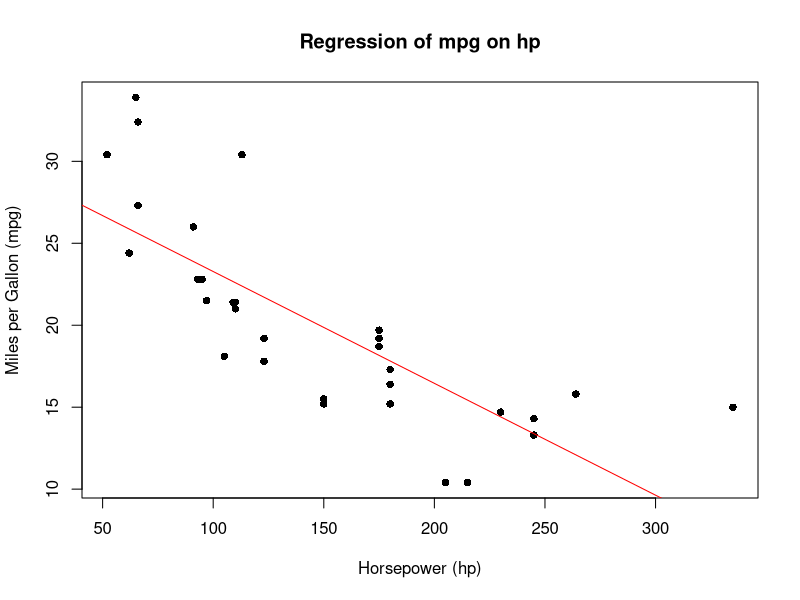
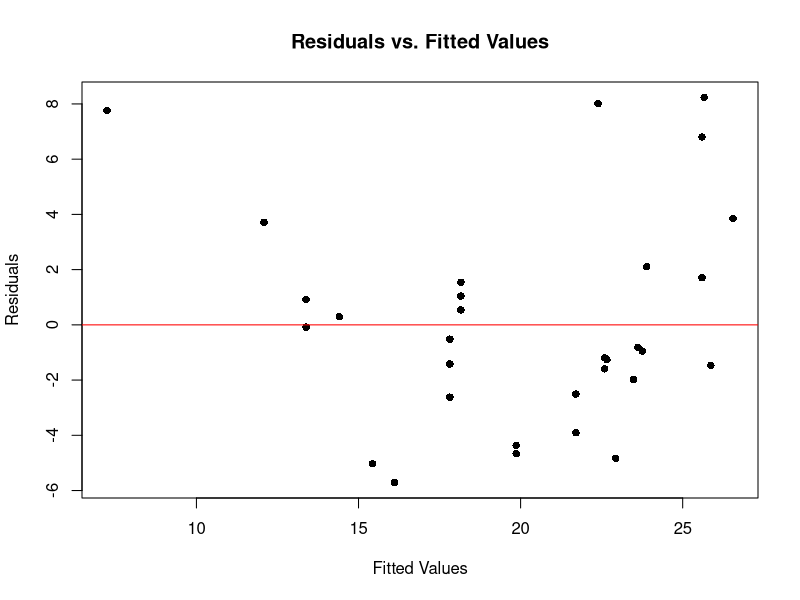
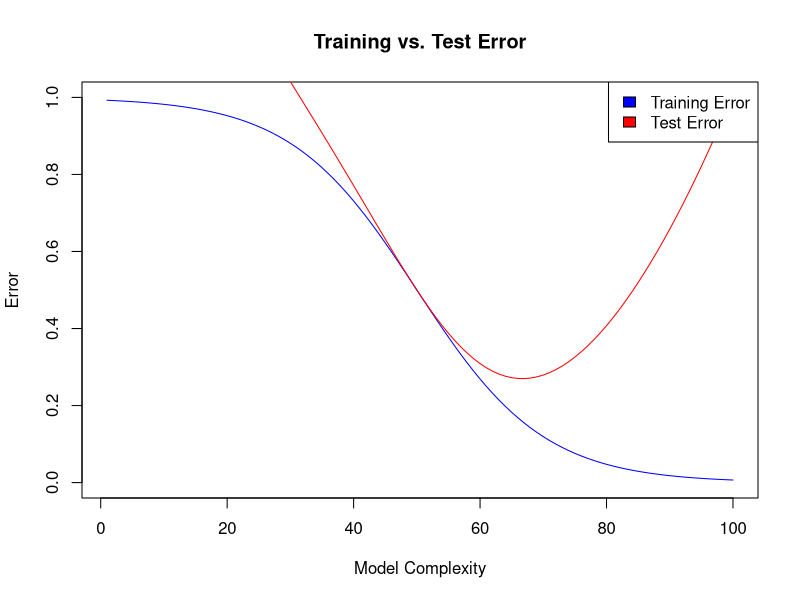
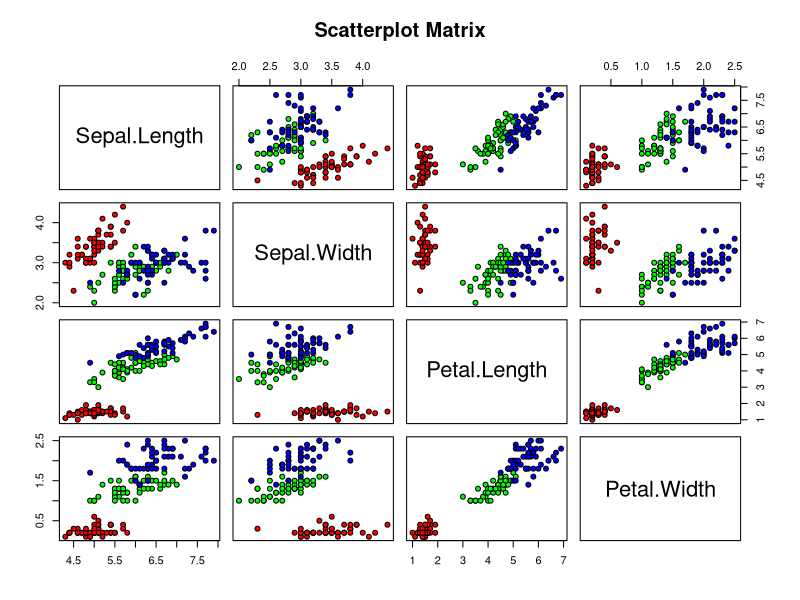
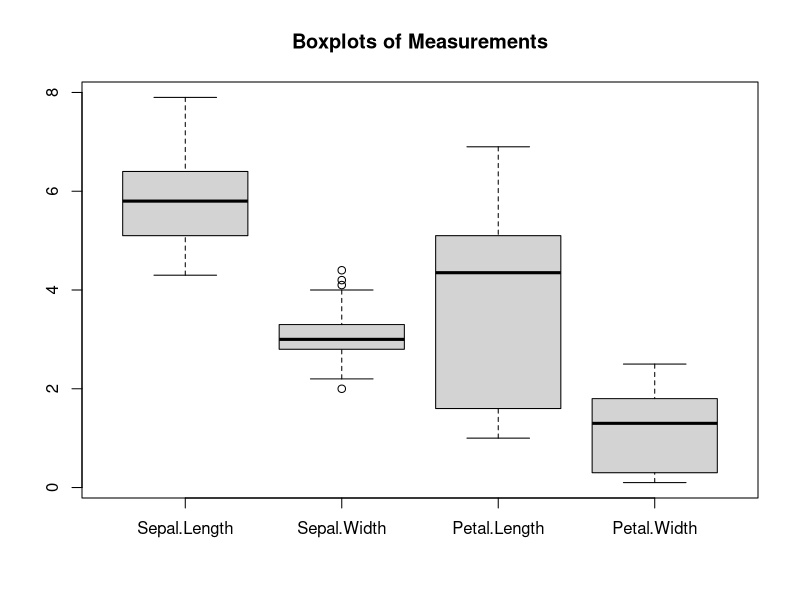

The R script that drew these images, in order:
## ---- chunk 1
data("mtcars")
## ---- chunk 2
# Fit the model
model_a <- lm(mpg ~ hp, data=mtcars)

# Plot the data and the regression line
plot(mtcars$hp, mtcars$mpg, main="Regression of mpg on hp", 
     xlab="Horsepower (hp)", ylab="Miles per Gallon (mpg)", pch=16)

# Adds the regression line to the plot
abline(model_a, col="red")  
## ---- chunk 3
summary(model_a)$r.squared

#The R2 of this regression is 0.602
## ---- chunk 4

# Calculate residuals and predicted values
residuals <- model_a$residuals
fitted_values <- model_a$fitted.values

# Plot residuals vs. fitted values
plot(fitted_values, residuals, main="Residuals vs. Fitted Values",
     xlab="Fitted Values", ylab="Residuals", pch=16)

# Adds a horizontal line at zero
abline(h=0, col="red")  

#Based On the plot below shows, the data appear to be linear. Through the common method of plotting the residuals versus the predicted values (or the independent variable). It seen as the  residuals to be randomly scattered around zero without any clear pattern, thus the relationship is approximately linear.

## ---- chunk 5
mtcars$log_hp <- log(mtcars$hp)
model_log <- lm(mpg ~ log_hp, data=mtcars)

# Check the new R²
summary(model_log)$r.squared

#Use 

model_poly <- lm(mpg ~ hp + I(hp^2), data=mtcars)

# Check the new R²
summary(model_poly)$r.squared

# Based on the increase in R^2 value when using the log transformation of horsepower, it suggests that the log transformation of hp indeed improved the model fit to the data. The R² value increased from 72.04% to 75.61%, which indicates that the log-transformed model explains more of the variability in mpg than the original model.

# In conclusion, while the log transformation improved the R², it's essential to consider other diagnostic plots and tests to ensure that the assumptions of linear regression are met.

## ---- chunk 6
# Create a sequence of model complexities (e.g., number of features, polynomial degree, etc.)
complexities <- seq(1, 100, by=1)

# Generate hypothetical training and test error data based on the general trend
train_error <- 1 / (1 + exp(0.1 * (complexities - 50)))
test_error <- train_error + (complexities - 50)^2 / 2500

# Plot the errors
plot(complexities, train_error, type="l", col="blue", ylim=c(0,1), 
     ylab="Error", xlab="Model Complexity", main="Training vs. Test Error")
lines(complexities, test_error, col="red")
legend("topright", legend=c("Training Error", "Test Error"), fill=c("blue", "red"))

# The blue line represents training error.
# The red line represents test error.
# The plot shows that as model complexity increases, training error generally decreases. Meanwhile, test error decreases at first but then starts to increase, indicating overfitting.

# Keep in mind that this is a hypothetical representation to demonstrate the concept. In real-world scenarios, the exact shape and behavior of these curves would depend on the specific data and models used.
## ---- chunk 7

# Load the "iris" dataset
data(iris)

# EDA
summary(iris)
pairs(iris[, 1:4], main="Scatterplot Matrix", pch=21, bg=c("red", "green", "blue")[unclass(iris$Species)])
boxplot(iris[,1:4], main="Boxplots of Measurements")


## ---- chunk 8
# Setting a seed for reproducibility
set.seed(123)
# Splitting the dataset into 70% train and 30% test.
train_indices <- sample(1:nrow(iris), nrow(iris)*0.7)
train_set <- iris[train_indices, ]
test_set <- iris[-train_indices, ]

## ---- chunk 9
# Load the 'class' library
library(class)

# Predict species with k = 3
k3_pred <- knn(train=train_set[,1:4], test=test_set[,1:4], cl=train_set$Species, k=3)

# Predict species with k = 5
k5_pred <- knn(train=train_set[,1:4], test=test_set[,1:4], cl=train_set$Species, k=5)

# Predict species with k = 7
k7_pred <- knn(train=train_set[,1:4], test=test_set[,1:4], cl=train_set$Species, k=7)

k3_pred
k5_pred
k7_pred

## ---- chunk 10
# Using caret for cross-validation
library(ggplot2)
library(caret)
library(lattice)

# Define training control
train_control <- trainControl(method="cv", number=10)  # 10-fold CV

# Training model with train function (it will try different values of k)
model <- train(Species ~ ., data=train_set, method="knn", trControl=train_control, tuneGrid=data.frame(k=c(3,5,7)))

# Best k
best_k <- model$bestTune$k

## ---- chunk 11
# Using the best k for prediction
final_pred <- knn(train=train_set[,1:4], test=test_set[,1:4], cl=train_set$Species, k=best_k)

# Misclassified observations
misclassified <- sum(final_pred != test_set$Species)
correctly_classified_percentage <- (nrow(test_set) - misclassified) / nrow(test_set) * 100

final_pred
misclassified
correctly_classified_percentage

# 1 observation from the test dataset was misclassified.
# The KNN model correctly classified approximately 97.78% of the observations in the test set.

## ---- chunk 12

## ---- chunk 13
data(mtcars)

# Features and response
X <- as.matrix(mtcars[, c("mpg", "disp", "cyl", "wt")])
y <- mtcars$hp

# Standardize
standardize <- function(x) {(x - mean(x)) / sd(x)}
X <- apply(X, 2, standardize)
y <- standardize(y)

## ---- chunk 14
library(stats)

# Ridge optimization function
ridge_obj <- function(beta, X, y, lambda) {
  return(sum((y - X %*% beta)^2) + lambda * sum(beta^2))
}

# Optimization
lambda <- 0.5
result <- optim(par=rep(0, ncol(X)), fn=ridge_obj, X=X, y=y, lambda=lambda)
ridge_a <- result$par

## ---- chunk 15

ridge_b <- solve(t(X) %*% X + lambda * diag(ncol(X))) %*% t(X) %*% y

#Check if the estimates are similar:

all.equal(ridge_a, ridge_b)


## ---- chunk 16
ols_model <- lm(y ~ X)

# remove intercept, since data was standardized
ols_a <- coef(ols_model)[-1] 
ols_a
## ---- chunk 17
lambda2 <- 10
ridge_lambda_10 <- solve(t(X) %*% X + lambda2 * diag(ncol(X))) %*% t(X) %*% y

ridge_lambda_10

